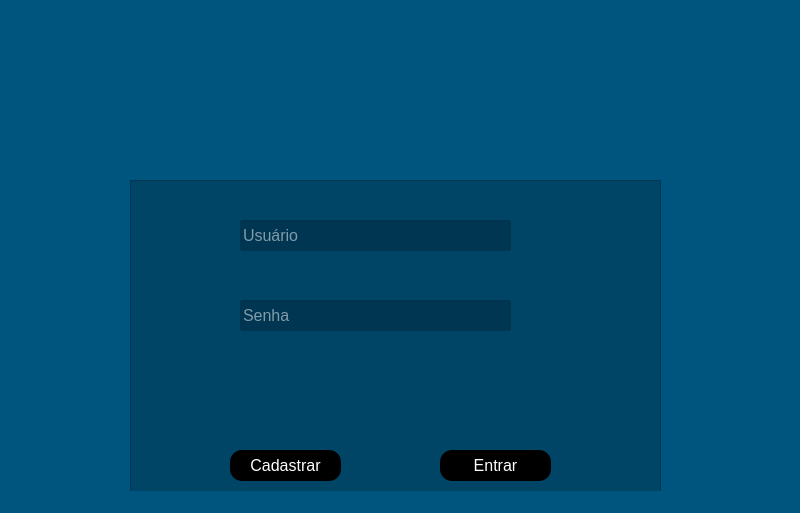
<?xml version="1.0" encoding="UTF-8"?>
<ui version="4.0">
 <class>MainWindow</class>
 <widget class="QMainWindow" name="MainWindow">
  <property name="geometry">
   <rect>
    <x>0</x>
    <y>0</y>
    <width>800</width>
    <height>513</height>
   </rect>
  </property>
  <property name="windowTitle">
   <string>MainWindow</string>
  </property>
  <property name="styleSheet">
   <string notr="true">background-color: rgb(0, 85, 127);</string>
  </property>
  <widget class="QWidget" name="centralwidget">
   <widget class="QLabel" name="label">
    <property name="geometry">
     <rect>
      <x>270</x>
      <y>30</y>
      <width>211</width>
      <height>151</height>
     </rect>
    </property>
    <property name="text">
     <string/>
    </property>
    <property name="pixmap">
     <pixmap>user-icon.png</pixmap>
    </property>
    <property name="scaledContents">
     <bool>true</bool>
    </property>
   </widget>
   <widget class="QFrame" name="frame">
    <property name="geometry">
     <rect>
      <x>130</x>
      <y>180</y>
      <width>531</width>
      <height>371</height>
     </rect>
    </property>
    <property name="styleSheet">
     <string notr="true">background-color:rgba(0,0,0,0.2);</string>
    </property>
    <property name="frameShape">
     <enum>QFrame::StyledPanel</enum>
    </property>
    <property name="frameShadow">
     <enum>QFrame::Raised</enum>
    </property>
    <widget class="QLineEdit" name="txt_user">
     <property name="geometry">
      <rect>
       <x>110</x>
       <y>40</y>
       <width>271</width>
       <height>31</height>
      </rect>
     </property>
     <property name="font">
      <font>
       <pointsize>12</pointsize>
      </font>
     </property>
     <property name="styleSheet">
      <string notr="true">color:rgb(255, 255, 255)</string>
     </property>
     <property name="text">
      <string/>
     </property>
     <property name="placeholderText">
      <string>Usuário</string>
     </property>
    </widget>
    <widget class="QLineEdit" name="txt_senha">
     <property name="geometry">
      <rect>
       <x>110</x>
       <y>120</y>
       <width>271</width>
       <height>31</height>
      </rect>
     </property>
     <property name="font">
      <font>
       <pointsize>12</pointsize>
      </font>
     </property>
     <property name="styleSheet">
      <string notr="true">color:rgb(255, 255, 255)</string>
     </property>
     <property name="text">
      <string/>
     </property>
     <property name="echoMode">
      <enum>QLineEdit::Password</enum>
     </property>
     <property name="placeholderText">
      <string>Senha</string>
     </property>
    </widget>
    <widget class="QPushButton" name="btn_entrar">
     <property name="geometry">
      <rect>
       <x>310</x>
       <y>270</y>
       <width>111</width>
       <height>31</height>
      </rect>
     </property>
     <property name="font">
      <font>
       <pointsize>12</pointsize>
      </font>
     </property>
     <property name="cursor">
      <cursorShape>PointingHandCursor</cursorShape>
     </property>
     <property name="styleSheet">
      <string notr="true">QPushButton {
	background-color:rgb(0,0,0);
	color:rgb(255,255,255);
	border-radius:12px;

}
QPushButton:hover{
	background-color:rgb(255,255,255);
	color:rgb(0,0,0);
}
</string>
     </property>
     <property name="text">
      <string>Entrar</string>
     </property>
    </widget>
    <widget class="QPushButton" name="btn_cadastrar">
     <property name="geometry">
      <rect>
       <x>100</x>
       <y>270</y>
       <width>111</width>
       <height>31</height>
      </rect>
     </property>
     <property name="font">
      <font>
       <pointsize>12</pointsize>
      </font>
     </property>
     <property name="cursor">
      <cursorShape>PointingHandCursor</cursorShape>
     </property>
     <property name="styleSheet">
      <string notr="true">QPushButton {
	background-color:rgb(0,0,0);
	color:rgb(255,255,255);
	border-radius:12px;

}
QPushButton:hover{
	background-color:rgb(255,255,255);
	color:rgb(0,0,0);
}
</string>
     </property>
     <property name="text">
      <string>Cadastrar</string>
     </property>
    </widget>
   </widget>
  </widget>
  <widget class="QMenuBar" name="menubar">
   <property name="geometry">
    <rect>
     <x>0</x>
     <y>0</y>
     <width>800</width>
     <height>22</height>
    </rect>
   </property>
  </widget>
  <widget class="QStatusBar" name="statusbar"/>
 </widget>
 <resources/>
 <connections/>
</ui>
